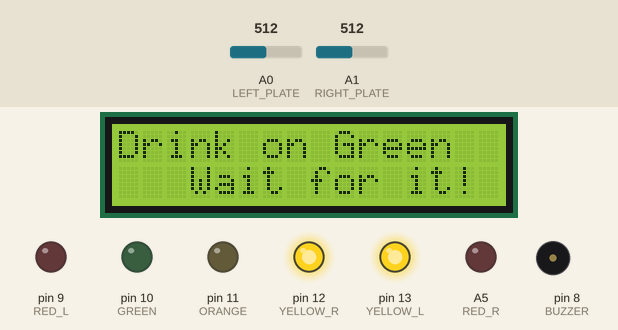
Simulated run of this sketch. Board: Arduino Uno, built with avr-gcc and run on an emulated ATmega328P. On the bench: 16×2 character LCD, output pins drawn as LEDs (lit = HIGH), buzzer (waves = sounding, pin HIGH). The inputs (shaded band) are chosen by the test bench; at power-on: A0 (LEFT_PLATE) = 512, A1 (RIGHT_PLATE) = 512. What the sketch prints to the serial monitor is not drawn.

Above: at 3.8 s.
At 7.8 s:
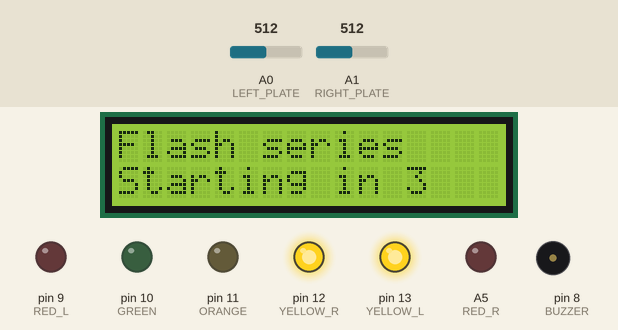
7.9 s: A0 (LEFT_PLATE) set to 12
10.9 s: A0 (LEFT_PLATE) set to 9
At 12.19 s:
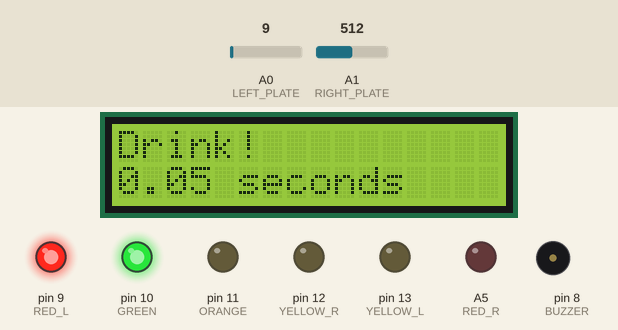
13.1 s: A1 (RIGHT_PLATE) set to 12
16.1 s: A1 (RIGHT_PLATE) set to 9
At 17.06 s:
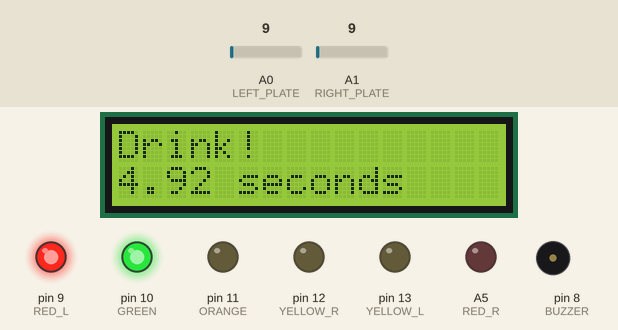
18.5 s: A0 (LEFT_PLATE) set to 122
At 18.62 s:
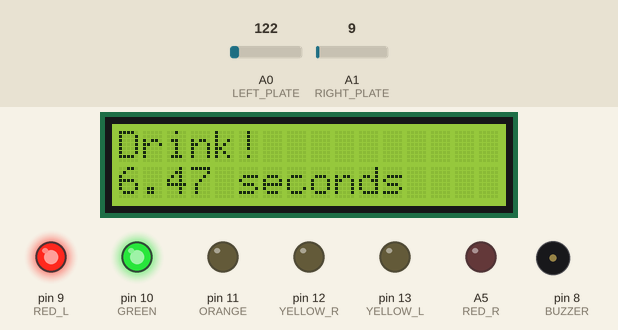
20.0 s: A1 (RIGHT_PLATE) set to 122
At 22.3 s:
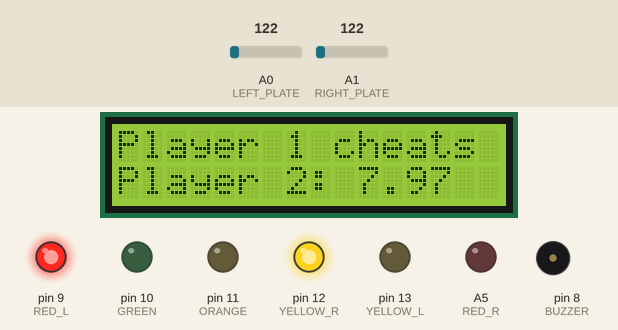
Timing chart, 0 to 23.7 s (numbered marks = the images above; inputs shaded):
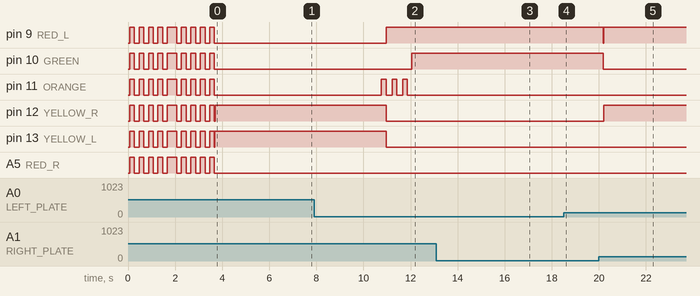

Measured:
- the behaviour switches between 11 and 10 on A0 (LEFT_PLATE) (found by bisection; images 1 and 2)
- after the input at 10.9 s, pin 9 (RED_L): LOW → HIGH after 0.06 s; pin 12 (YELLOW_R), pin 13 (YELLOW_L): HIGH → LOW after 0.06 s
- after the input at 20.0 s, pin 9 (RED_L): HIGH → LOW after 0.18 s, → HIGH 0.02 s later; pin 10 (GREEN): HIGH → LOW after 0.18 s; pin 12 (YELLOW_R): LOW → HIGH after 0.20 s; the display: first differs from a run without the input after 0.21 s (image 5 shows a later state)
- what the display in image 0 shows lasts 2.0 s, from 3.7 s to 5.7 s

The sketch:

base_race_lights_lcd_buzzer.ino
```cpp
#include <LiquidCrystal.h>

const int LEFT_PLATE = A0;  // Pin connected to FSR/resistor divider
const int RIGHT_PLATE = A1; // Pin connected to FSR/resistor divider
const int YELLOW_L = 13;
const int YELLOW_R = 12;
const int ORANGE = 11;
const int GREEN = 10;
const int RED_L = 9;
const int RED_R = A5;
const int BUZZER = 8;

const int threshold = 5;
float force;
const float VCC = 4.98;     // Measured voltage of Ardunio 5V line
const float R_DIV = 3230.0; // Measured resistance of 3.3k resistor
const int PACE = 200;

unsigned long startTime;

bool left;
bool right;
bool done;
long tempTime;
bool leftUp;
bool rightUp;
bool left_fault;
bool right_fault;

int arrSize;
int leftTime;
int rightTime;

int allPins[] = {YELLOW_L, YELLOW_R, ORANGE, GREEN, RED_L, RED_R};
int yellow[] = {YELLOW_L, YELLOW_R};
int orange[] = {ORANGE};
int red[] = {RED_L, RED_R};
int green[] = {GREEN};

LiquidCrystal lcd(2,3,4,5,6,7);

void setup()
{
  Serial.begin(9600);

  pinMode(LEFT_PLATE, INPUT);
  pinMode(RIGHT_PLATE, INPUT);
  pinMode(YELLOW_L, OUTPUT);
  pinMode(YELLOW_R, OUTPUT);
  pinMode(ORANGE, OUTPUT);
  pinMode(GREEN, OUTPUT);
  pinMode(RED_L, OUTPUT);
  pinMode(RED_R, OUTPUT);
  pinMode(BUZZER, OUTPUT);

  set_pins(allPins, 6, LOW);

  lcd.begin(16, 2);

  postLcdMessages("Welcome to", "  the CHUGGER!");
  intro_sequence(3);
}

void loop()
{
  postLcdMessages("Welcome to", "  the CHUGGER!");

  leftTime = 0;
  rightTime = 0;
  leftUp = false;
  rightUp = false;
  left_fault = false;
  right_fault = false;

  set_pins(allPins, 6, LOW);

  Serial.println("Getting Ready");
  postLcdMessages("Put your drinks", "on to start");
  do
  {
    left = itemOn(LEFT_PLATE);
    right = itemOn(RIGHT_PLATE);

    printStatus(left,right);

    if (left == true){
      digitalWrite(YELLOW_L, HIGH);
      postLcdMessages("Player 1 ready","");
    }
    else
    {
      digitalWrite(YELLOW_L, LOW);
    }

    if (right == true){
      digitalWrite(YELLOW_R, HIGH);
      postLcdMessages("", "Player 2 ready");
    }
    else
    {
      digitalWrite(YELLOW_R, LOW);
    }

    printStatus(left, right);
    delay(10);
    if ((left == true) && (right == true))
    {
      done = true;
    }
    else
    {
      done = false;
    }
  } while (done == false);

  Serial.println("Get ready");
  postLcdMessages("Drink on Green", "   Wait for it!");
  delay(2000);

//  for (int i = 4 ; i = 0; i--){
//    postLcdMessages("Green flashes", "Staring in " + String(i + 1));
//    delay(1000);
//  }
    postLcdMessages("Flash series", "Starting in 5");
    delay(1000);
    postLcdMessages("Flash series", "Starting in 4");
    delay(1000);
    postLcdMessages("Flash series", "Starting in 3");
    delay(1000);
    postLcdMessages("Flash series", "Starting in 2");
    delay(1000);
    postLcdMessages("Flash series", "Starting in 1");
    delay(1000);

  start_sequence();

  Serial.println("Go");
  startTime = millis();
  postLcdMessages("Drink it!", "START  START");

  done = false;

  do
  {
    left = itemOn(LEFT_PLATE);
    right = itemOn(RIGHT_PLATE);

    printStatus(left, right);
    Serial.println("Left Time: " + String(leftTime));
    Serial.println("Right Time: " + String(rightTime));

    tempTime = millis();

    String elapsedTime = convertMills(tempTime - startTime);
    postLcdMessages("Drink!", elapsedTime + " seconds");

    Serial.println("  LeftUp: " + String(leftUp));
    if (leftUp == false)
    {
      if (left == false)
      {
        leftUp = true;
      }
    }
    else
    {
      if (leftTime == 0)
      {
        if (left == true)
        {
          leftTime = tempTime - startTime;
        }
      }
    }
    Serial.println("  RightUp: " + String(rightUp));

    if (rightUp == false)
    {
      if (right == false)
      {
        rightUp = true;
      }
    }
    else
    {
      if (rightTime == 0)
      {
        if (right == true)
        {
          rightTime = tempTime - startTime;
        }
      }
    }
    //delay(10);

    if ((leftTime != 0) && (rightTime != 0))
    {
      Serial.println("     check before complete" + String(leftTime) + ", " + String(rightTime));
      done = true;
    }
    else
    {
      Serial.println("     check before not complete" + String(leftTime) + ", " + String(rightTime));
      done = false;
    }
  } while (done == false);

  Serial.println("Left time = " + convertMills(leftTime));
  Serial.println("Right time = " + convertMills(rightTime));

  Serial.println("I think we are done");
  set_pins(allPins, 6, LOW);
  set_winner_leds();

  do
  {
    left = itemOn(LEFT_PLATE);
    right = itemOn(RIGHT_PLATE);
    printStatus(left, right);
    delay(10);
    if ((left == false) && (right == false))
    {
      done = true;
    }
    else
    {
      done = false;
    }
  } while (done == false);
  Serial.println("------both drinks off the pads. Ready to go again");

}


//----------------------------------------------------------


void set_pins(int pins[], int num, int setting){
  for(int i = 0;i < num; i++){
    digitalWrite(pins[i], setting);
   }
}

void intro_sequence(int times){
    flash_sequence();
    for (int i; i < times; i++){
      cycle_sequence();
    }
    flash_sequence();
}

// this is drag racing. check for cheaters
void start_sequence(){
  Serial.println("debugging start_sequence");
    long startSeqTime = millis();
    bool startFlag = false;
    int flashCount = 0;
    int duration, flashcount;

    set_pins(orange, 1, HIGH);
    do
    {
      if (left_fault == false){
        left = itemOn(LEFT_PLATE);
        if (left == false) {
          fault_sequence("LEFT");
          left_fault = true;
        }
      }

      if (right_fault == false){
        right = itemOn(RIGHT_PLATE);
        if (right == false) {
          fault_sequence("RIGHT");
          right_fault = true;
        }
      }

      duration = millis() - startSeqTime;
      Serial.println("  Duration: " + String(duration));
      Serial.println("  Duration/PACE*2: " + String(duration/(PACE*2)));

      flashcount = duration/(PACE * 2);

      Serial.println("    Mod: " + String(duration % (PACE/2)));

      if ((duration % (PACE *2)) < PACE) {
        set_pins(orange, 1, HIGH);
      }
      else {
        set_pins(orange, 1, LOW);
      }

      if (flashcount == 3) {
        startFlag = true;
      }

      } while (startFlag == false);

    set_pins(orange, 1, LOW);
    set_pins(green, 1, HIGH);
    Serial.println("end of start sequence ------");
}


void fault_sequence(String side){
  Serial.println("Start Fault Sequence");
  set_pins(allPins, 6, LOW);
  int sidePin;
  if (side == "LEFT") {
    sidePin = RED_L;
    leftUp = true;
  } else {
    sidePin = RED_R;
    rightUp = true;
  }

  //rewrite to not block
//  for (int i = 0; i < 12; i++) {
//    digitalWrite(sidePin, HIGH);
//    //BUZZER on
//    tone(BUZZER, 300);
//    delay(PACE/2);
//    digitalWrite(sidePin, LOW);
//    noTone(BUZZER);
//    delay(PACE/2);
//  }
  digitalWrite(sidePin, HIGH);
  Serial.println("End Fault Sequence");
}

void flash_sequence(){
    set_pins(allPins, 6, HIGH);
    delay(PACE);
    set_pins(allPins, 6, LOW);
    delay(PACE);
    set_pins(allPins, 6, HIGH);
    delay(PACE);
    set_pins(allPins, 6, LOW);
    delay(PACE);
    set_pins(allPins, 6, HIGH);
    delay(PACE);
    set_pins(allPins, 6, LOW);
    delay(PACE);
    set_pins(allPins, 6, HIGH);
    delay(PACE);
    set_pins(allPins, 6, LOW);
    delay(PACE);
    set_pins(allPins, 6, HIGH);
    delay(PACE);
    set_pins(allPins, 6, LOW);
}

void cycle_sequence(){
  set_pins(yellow, 2, HIGH);
    delay(PACE);
    set_pins(allPins, 6, LOW);
    set_pins(orange, 1, HIGH);
    delay(PACE);
    set_pins(allPins, 6, LOW);
    set_pins(green, 1, HIGH);
    delay(PACE);
    set_pins(allPins, 6, LOW);
    set_pins(red, 2, HIGH);
    delay(PACE);
}

// after everything
void set_winner_leds(){
  Serial.println("Start Set Winner");
    set_pins(allPins, 6, LOW);
    if ((left_fault == true) && (right_fault == false)){
      // player 1 faulted and player 2 wins with a score
      digitalWrite(YELLOW_R, HIGH);
      digitalWrite(RED_L, HIGH);
      postLcdMessages("Player 2 wins!","");
      delay(1000);
      postLcdMessages("Player 1 cheats " , "Player 2: " + convertMills(rightTime));
    }

    else if ((left_fault == false) && (right_fault == true)){
      // player 2 faults and player 2 wins with a score
      digitalWrite(YELLOW_L, HIGH);
      digitalWrite(RED_R, HIGH);
      postLcdMessages("Player 1 wins!","");
      delay(1000);
      postLcdMessages("Player 1: " + convertMills(leftTime), "Player 2 cheats" );
    }

    else if ((left_fault == true) && (right_fault == true)){
      // players 1 and 2 fault
      digitalWrite(RED_L, HIGH);
      digitalWrite(RED_R, HIGH);
      postLcdMessages("Everybody cheats!","");
      delay(1000);
      postLcdMessages("Everybody cheats!","And got caught!");
    }

    else if (leftTime == rightTime){
      // players 1 and 2 tie
      digitalWrite(YELLOW_L, HIGH);
      digitalWrite(YELLOW_R, HIGH);
      postLcdMessages("A Tie!!", "");
      delay(1000);
      postLcdMessages("A Tie! Hmmm", "Score: " + convertMills(leftTime));
    }

    else if (leftTime < rightTime) {
      // both complete and player 1 wins
      digitalWrite(YELLOW_L, HIGH);
      digitalWrite(RED_R, HIGH);
      postLcdMessages("Player 1 wins!","");
      delay(1000);
      postLcdMessages("Player 1: " + convertMills(leftTime), "Player 2: " + convertMills(rightTime));
    }

    else {
      // both complete and player 2 wins
      digitalWrite(YELLOW_R, HIGH);
      digitalWrite(RED_L, HIGH);
      postLcdMessages("Player 2 wins!","");
      delay(1000);
      postLcdMessages("Player 1: " + convertMills(leftTime), "Player 2: " + convertMills(rightTime));
    }

  Serial.println("End Set Winner");
}


void printStatus(bool left, bool right)
{
  Serial.print(left);
  Serial.print(" ");
  Serial.print(right);
  Serial.print(";");
  Serial.print("\n");
}

bool itemOn(int pin)
{
  force = calculateForce(pin);
  if (force < threshold)
  {
    Serial.println(String(pin) + ": Off");
    return false;
  }
  else
  {
    Serial.println(String(pin) + ": On");
    return true;
  }
}

String convertMills(long milliseconds)
{
  float seconds = milliseconds / 1000.0;
  return String(seconds);
}

float calculateForce(int pin)
{
  int fsrADC = analogRead(pin);
  if (fsrADC != 0) // If the analog reading is non-zero
  {
    float fsrV = fsrADC * VCC / 1023.0;
    float fsrR = R_DIV * (VCC / fsrV - 1.0);
    float fsrG = 1.0 / fsrR; // Calculate conductance
    if (fsrR <= 600)
      force = (fsrG - 0.00075) / 0.00000032639;
    else
      force = fsrG / 0.000000642857;
  }
  else
  {
    force = 0;
  }
  return force;
}

void clearRow(int row){
  lcd.setCursor(0, row);
  lcd.write("                ");
}

void postLcdMessages(String row1, String row2){
    clearRow(0);
    clearRow(1);
    lcd.setCursor(0,0);
    lcd.print(row1);
    lcd.setCursor(0,1);
    lcd.print(row2);
}
```
